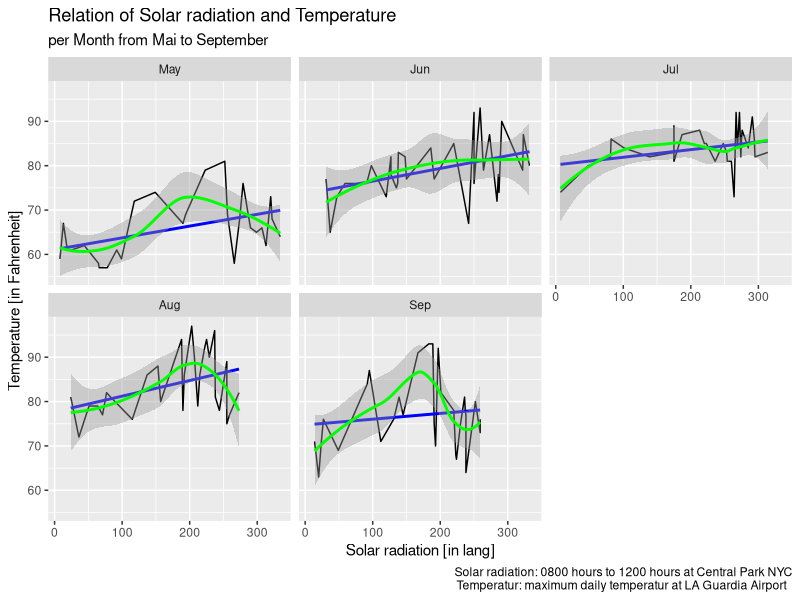
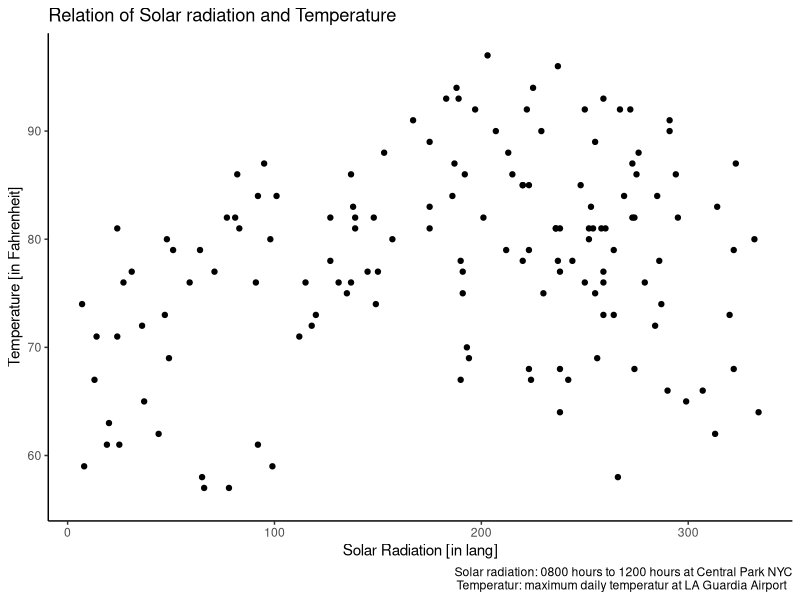
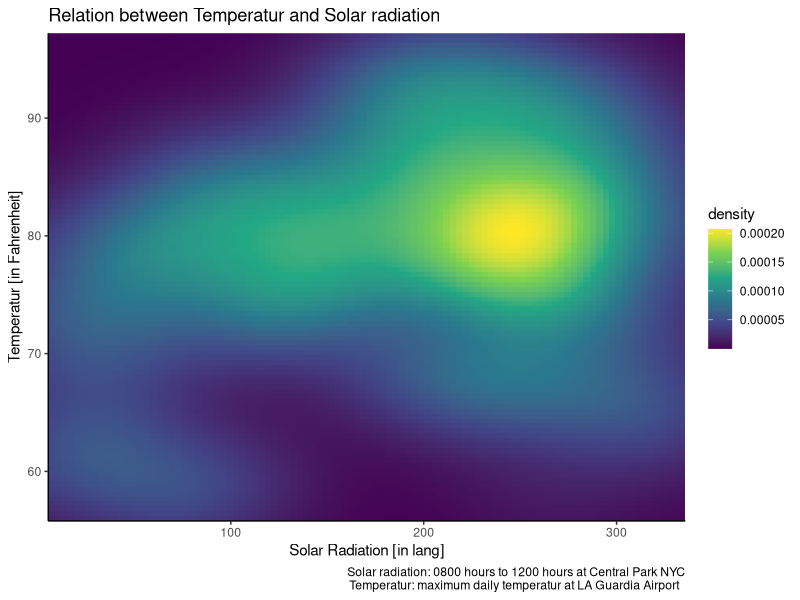

Write R code to recreate these figures, in order.
## ---- chunk 1
airquality <- datasets::airquality #loading the data set and creating a table
## ---- chunk 2
?datasets::airquality #getting the necessary background information
## ---- chunk 3
airquality_2 <- dplyr::mutate(airquality, month = Month)
airquality_2 <- airquality_2 |>
  dplyr::mutate(Month = lubridate::month(Month, label = TRUE)) #adding a column where the months are a word and not a number
## ---- chunk 4
ggplot2::ggplot(
  airquality_2,
  ggplot2::aes(x = Solar.R, y = Temp)) + #defining the axes
  ggplot2::geom_line(na.rm = TRUE) + #defining the type of graphic
  ggplot2::geom_smooth(method = "lm", color = "blue", se = FALSE, na.rm = TRUE) + #defining the geom_smooth
  ggplot2::stat_smooth(position = "identity", method = "auto", formula = y ~ x, n = 153, level = 0.95, na.rm = TRUE, color = "green") + #defining the stat_smooth 
  ggplot2::labs(title = "Relation of Solar radiation and Temperature", subtitle = "per Month from Mai to September", y = "Temperature [in Fahrenheit]", x = "Solar radiation [in lang]", caption = "Solar radiation: 0800 hours to 1200 hours at Central Park NYC\n Temperatur: maximum daily temperatur at LA Guardia Airport  ")  + #defining the labs
  ggplot2::facet_wrap(~Month) # creating one graphic per month
## ---- chunk 5
airquality_3 <- airquality |>
  dplyr::mutate(date = lubridate::make_date(month = Month, day = Day)) # adding a column with the exact date of the year in the format "yyyy-mm-dd"
## ---- chunk 6
ggplot2::ggplot(airquality_3, ggplot2::aes(y = Temp, x = Solar.R)) + #defining the axes
  ggplot2::geom_point() + # defining the type of graphic
  ggplot2::labs(y ="Temperature [in Fahrenheit]",
       x = "Solar Radiation [in lang]", caption = "Solar radiation: 0800 hours to 1200 hours at Central Park NYC\n Temperatur: maximum daily temperatur at LA Guardia Airport  ", title = "Relation of Solar radiation and Temperature")+ #creating the labs
  ggplot2::theme_classic() #defining the theme
## ---- chunk 7
library(ggplot2)
ggplot(
    airquality_3,
    aes(x = Solar.R, y = Temp)) + #defining the axes
  stat_density_2d(
    geom = "raster", # the geometric object to display the data
    aes(fill = after_stat(density)), # using `density`, a variable calculated by the stat
    contour = FALSE 
    ) +
  scale_fill_viridis_c() +
  labs(title = "Relation between Temperatur and Solar radiation", x = "Solar Radiation [in lang]", 
       y = "Temperatur [in Fahrenheit]", caption = "Solar radiation: 0800 hours to 1200 hours at Central Park NYC\n Temperatur: maximum daily temperatur at LA Guardia Airport  ") + #defining the labs
  theme_classic() + #defining the theme
  scale_x_continuous(expand = c(0, 0)) +  # avoid gap between plotting area and axis
  scale_y_continuous(expand = c(0, 0)) #same for other axis
## ---- chunk 8
mean(airquality_3$Solar.R, na.rm = TRUE)
median(airquality_3$Solar.R, na.rm = TRUE)
sd(airquality_3$Solar.R, na.rm = TRUE)
## ---- chunk 9
mean(airquality_3$Temp, na.rm = TRUE)
median(airquality_3$Temp, na.rm = TRUE)
sd(airquality_3$Temp, na.rm = TRUE)
